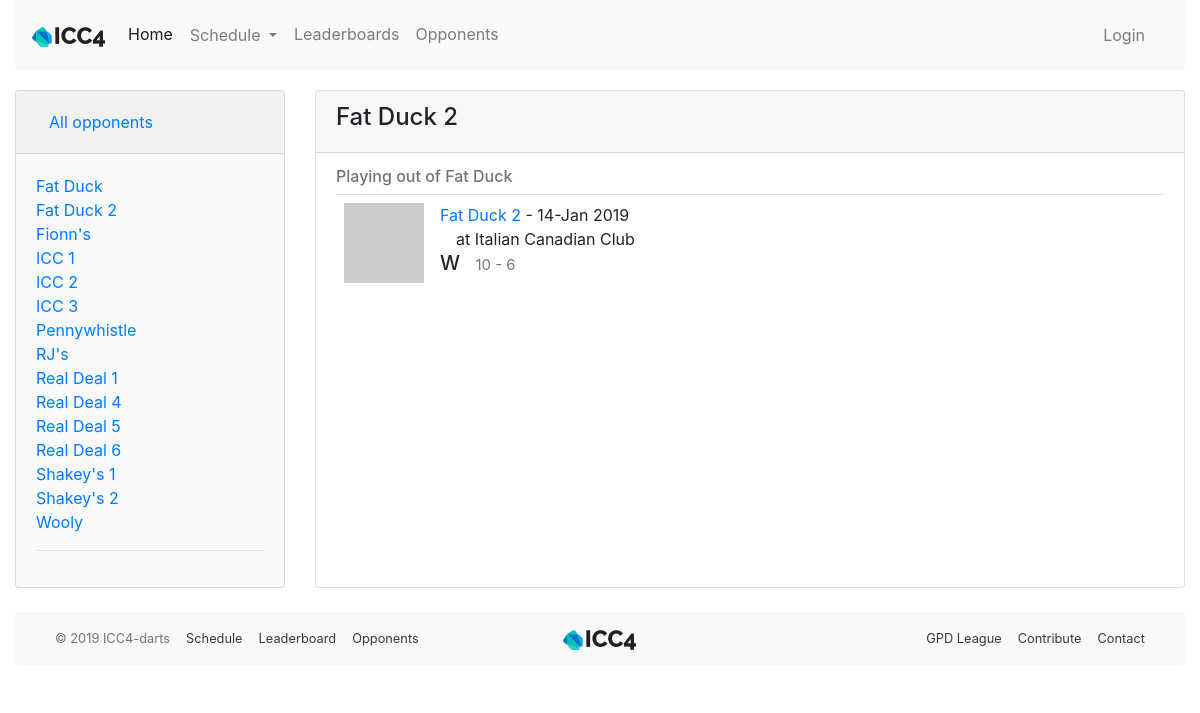
Before: /opponent/14 with the older database file.
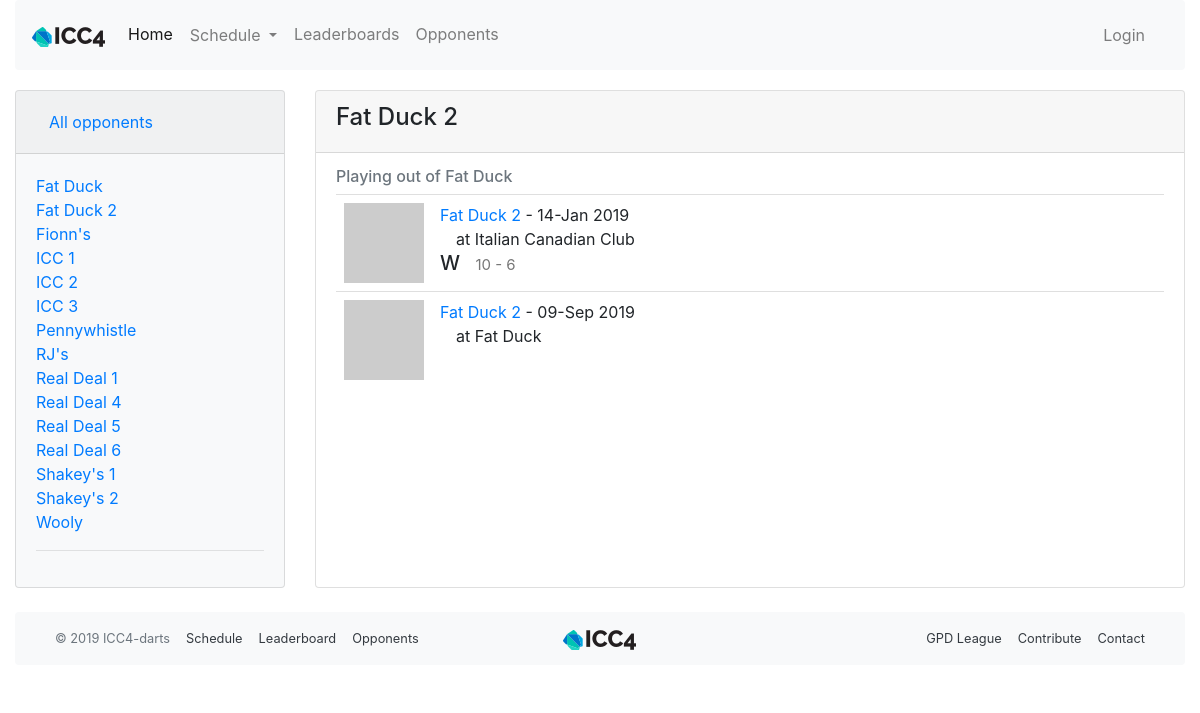
After: the same page with the newer database file.
### app/models.py (models this page shows, shortened)
class Team(db.Model):
    id = db.Column(db.Integer, primary_key=True)
    name = db.Column(db.String(64), index=True, unique=True)
    home_location = db.Column(db.String(64), index=True)
    address = db.Column(db.String(128), index=True)
    matches = db.relationship('Match', back_populates='opponent', lazy='dynamic')
    def avatar(self, size):
        digest = md5(self.name.lower().encode('utf-8')).hexdigest()
        return 'https://www.gravatar.com/avatar/{}?d=wavatar&s={}'.format(
            digest, size)

class Match(db.Model):
    id = db.Column(db.Integer, primary_key=True)
    opponent_id = db.Column(db.Integer, db. ForeignKey('team.id'))
    opponent = db.relationship('Team', back_populates='matches')
    date = db.Column(db.Date, index=True, default=date.today())
    location = db.Column(db.String(64))
    home_away = db.Column(db.String(32), index=True)
    match_type = db.Column(db.String(32), index=True)
    games = db.relationship('Game', back_populates='match', lazy='dynamic')
    team_score = db.Column(db.Integer, index=True)
    opponent_score = db.Column(db.Integer, index=True)
    win = db.Column(db.Boolean, index=True, default=None)
    overtime = db.Column(db.Boolean, index=True, default=False)
    match_summary = db.Column(db.String(512))
    food = db.Column(db.String(128))
    season_id = db.Column(db.Integer, db. ForeignKey('season.id'))
    season = db.relationship('Season', back_populates='matches')
    match_stats = db.relationship('MatchStats', uselist=False, back_populates='match')
    high_scores = db.relationship('HighScore', back_populates='match', lazy='dynamic')
    low_scores = db.relationship('LowScore', back_populates='match', lazy='dynamic')
    checked_players = association_proxy('checked_players_association', 'player')
    reminder_email_sent = db.Column(db.Date)

### app/main/routes.py (the view)
@bp.route('/opponent',  methods=['GET', 'POST'], defaults={'id': None})
@bp.route('/opponent/<id>',  methods=['GET', 'POST'])
def opponent(id):
    opponent = Team.query.filter_by(id=id).first()
    matches = Match.query.filter_by(opponent=opponent).order_by(Match.date).all()
    all_teams = Team.query.order_by(Team.name).all()
    return render_template('opponent.html', opponent=opponent, all_teams=all_teams, matches=matches)

### app/main/routes.py (called while the page is built)
@bp.before_request
def before_request():
    g.all_seasons = Season.query.order_by(Season.start_date.desc()).all()

### app/templates/opponent.html (shortened to what this page needs)
{% extends "base.html" %}
{% import 'bootstrap/wtf.html' as wtf %}
{% block app_content %}
<div class="row">
  <div class="col-md-3">
    <div id="accordion">
      <div class="card bg-light">
        <div class="card-header" id="headingOne">
          <h5 class="mb-0">
            <button class="btn btn-link" data-toggle="collapse" data-target="#collapseOne" aria-expanded="true" aria-controls="collapseOne">
              All opponents
            </button>
          </h5>
        </div>
        <div id="collapseOne" class="collapse show" aria-labelledby="headingOne" data-parent="#accordion">
          <div class="card-body">
            <ul class="list-unstyled">
            {% for team in all_teams %}
              <li>
                <a href="{{ url_for('main.opponent', id=team.id) }}">{{ team.name }}</a>
              </li>
            {% endfor %}
            </ul>
            <hr>
          </div>
        </div>
      </div>
    </div>
  </div>
  <div class="col-md-9">
    <div class="card h-100">
      {% if opponent %}
      <div class="card-header"><h4>{{ opponent.name }}</h4></div>
      <div class="card-body">
      <h6 class="card-subtitle mb-2 text-muted">Playing out of {{ opponent.home_location }}</h6>
        <table class="table table-hover">
        {% for match in matches %}
          {% include '_match.html' %}
        {% endfor %}
        </table>
      </div>
      {% else %}
      <div class="card-header"><h4>Opponent</h4></div>
      <div class="card-body">
      <h6 class="card-subtitle text-muted">Select an opponent from the left</h6>
      </div>
      {% endif %}
    </div>
  </div>
</div>
{% endblock %}

### app/templates/_match.html (shortened to what this page needs)
<div class="match-card">
    <div class="team-avatar">
        <img src="{{ match.opponent.avatar(70) }}">
    </div>
    <div class="team-info">
        <a href="{{ url_for('main.opponent', id=match.opponent_id) }}">
            {{ match.opponent.name }}
        </a>
        - {{ match.date.strftime('%d-%b %Y') }}
        <br>
        {% if match.home_away == 'away' %}
        &emsp;at {{ match.opponent.home_location }}
        {% else %}
        &emsp;at Italian Canadian Club
        {% endif %}
        {% if match.win != None %}
        <h5>{% if match.win == True %}W{% else %}L{% endif %}&ensp;
            <small>{{ match.team_score }} - {{ match.opponent_score }}</small>
        </h5>
        {% else %}
        <h5>&ensp;</h5>
        {% endif %}
    </div>
</div>

Changed rows visible on the page:
added Match: opponent.name "Fat Duck 2", date "09-Sep 2019", opponent.home_location "Fat Duck"
